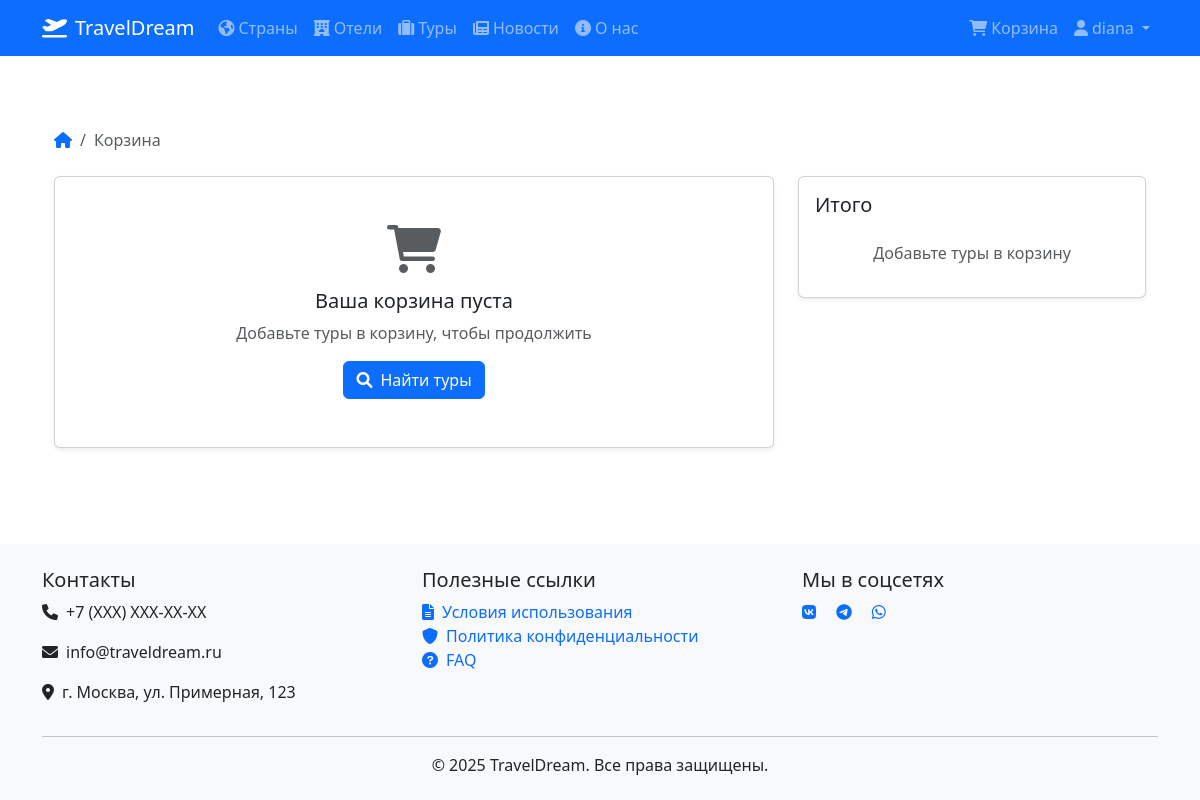
Before: /core/baskets/ (signed in) with the older database file.
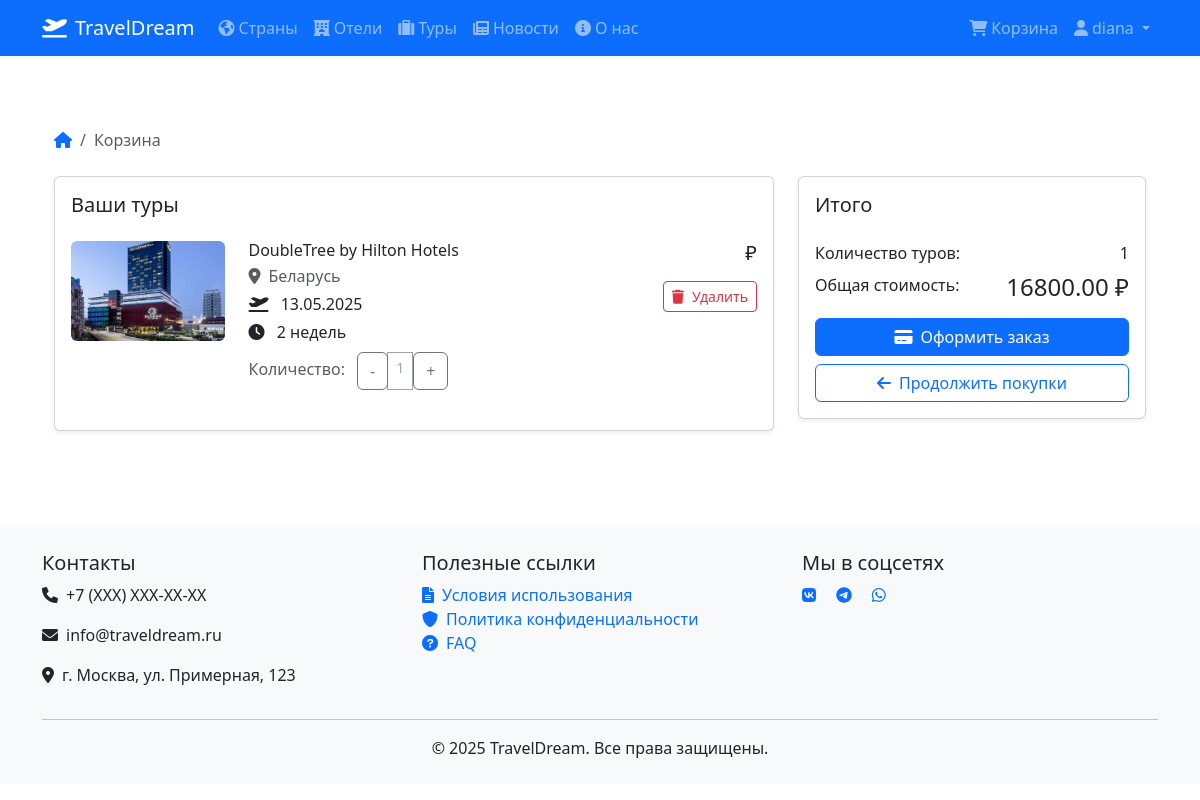
After: the same page with the newer database file.
### core/models.py (models this page shows, shortened)
class Basket(models.Model):
    user = models.ForeignKey(to=User, on_delete=models.CASCADE, verbose_name='Пользователь')
    tour = models.ForeignKey(to=TourPackage, on_delete=models.CASCADE, verbose_name='Тур')
    quantity = models.PositiveSmallIntegerField(default=1, verbose_name='Количество')
    created_timestamp = models.DateTimeField(auto_now_add=True, verbose_name='Дата создания')
    objects = BasketQuerySet.as_manager()
    class Meta:
        verbose_name = 'Корзина'
        verbose_name_plural = 'Корзины'
        unique_together = ('user', 'tour')
    def sum(self):
        return self.tour.total_price * self.quantity

class TourPackage(models.Model):
    DURATION_CHOICES = [
        (1, '1 неделя'),
        (2, '2 недели'),
        (3, '3 недели'),
        (4, '4 недели'),
    ]
    hotel = models.ForeignKey(Hotel, on_delete=models.CASCADE, verbose_name='Отель')
    duration_weeks = models.PositiveSmallIntegerField(
        choices=DURATION_CHOICES,
        verbose_name='Длительность (недели)'
    )
    departure_date = models.DateField(verbose_name='Дата отправления')
    return_date = models.DateField(verbose_name='Дата возвращения', blank=True, null=True)
    total_price = models.DecimalField(max_digits=10, decimal_places=2, verbose_name='Общая цена', blank=True)
    is_active = models.BooleanField(default=True, verbose_name='Активный тур')
    max_participants = models.PositiveIntegerField(default=20, verbose_name='Макс. участников')
    current_participants = models.PositiveIntegerField(default=0, verbose_name='Текущие участники')
    class Meta:
        verbose_name = 'Турпакет'
        verbose_name_plural = 'Турпакеты'
        ordering = ['departure_date']

class Hotel(models.Model):
    STAR_CHOICES = [
        (1, '1 звезда'),
        (2, '2 звезды'),
        (3, '3 звезды'),
        (4, '4 звезды'),
        (5, '5 звезд'),
    ]
    country = models.ForeignKey(Country, on_delete=models.CASCADE, verbose_name='Страна')
    name = models.CharField(max_length=100, verbose_name='Название отеля')
    stars = models.PositiveSmallIntegerField(choices=STAR_CHOICES, verbose_name='Звездность')
    price_per_day = models.DecimalField(max_digits=10, decimal_places=2, verbose_name='Цена за день')
    description = models.TextField(verbose_name='Описание отеля', blank=True)
    amenities = models.TextField(verbose_name='Удобства', blank=True)
    image = models.ImageField(upload_to='hotels/', verbose_name='Изображение', null=True, blank=True)
    available_rooms = models.PositiveIntegerField(default=0, verbose_name='Доступные номера')
    class Meta:
        verbose_name = 'Отель'
        verbose_name_plural = 'Отели'

class Country(models.Model):
    name = models.CharField(max_length=100, verbose_name='Название страны')
    winter_climate = models.CharField(max_length=100, verbose_name='Зимний климат')
    summer_climate = models.CharField(max_length=100, verbose_name='Летний климат')
    description = models.TextField(verbose_name='Описание страны', blank=True)
    image = models.ImageField(upload_to='countries/', verbose_name='Изображение', null=True, blank=True)
    weather_data = models.JSONField(blank=True, null=True, verbose_name='Данные о погоде')
    weather_last_updated = models.DateTimeField(null=True, blank=True, verbose_name='Последнее обновление погоды')
    capital = models.CharField(max_length=100, verbose_name='Столица', blank=True, null=True)
    class Meta:
        verbose_name = 'Страна'
        verbose_name_plural = 'Страны'

### core/views.py (the view)
# urls.py: path('baskets/', basket_detail_view, name='basket_detail'),
@login_required
def basket_detail_view(request):
    baskets = Basket.objects.filter(user=request.user)
    total = baskets.total_sum() if baskets else 0
    return render(request, 'core/baskets_detail.html', {
        'baskets': baskets,
        'total': total
    })

### core/models.py (called while the page is built)
    def total_sum(self):
        return sum(basket.sum() for basket in self)

### core/templates/core/baskets_detail.html (shortened to what the changed rows need)
{% extends 'core/base.html' %}
{% load static %}
{% block content %}
<div class="container py-5">
    <div class="row">
        <div class="col-lg-8">
            {% if baskets %}
            <div class="card shadow-sm mb-4">
                <div class="card-body">
                    <h5 class="card-title mb-4">Ваши туры</h5>
                    {% for basket in baskets %}
                    <div class="basket-item mb-4 {% if not forloop.last %}border-bottom pb-4{% endif %}">
                        <div class="row">
                            <div class="col-md-3">
                                {% if basket.tour.hotel.image %}
                                <img src="{{ basket.tour.hotel.image.url }}" alt="{{ basket.tour.hotel.name }}"
                                     class="img-fluid rounded" style="object-fit: cover; height: 100px; width: 100%;">
                                {% else %}
                                <img src="{% static 'images/default-hotel.jpg' %}" alt="Default hotel image"
                                     class="img-fluid rounded" style="object-fit: cover; height: 100px; width: 100%;">
                                {% endif %}
                            </div>
                            <div class="col-md-6">
                                <h6 class="mb-1">{{ basket.tour.hotel.name }}</h6>
                                <p class="text-muted mb-1">
                                    <i class="fas fa-map-marker-alt me-2"></i>{{ basket.tour.hotel.country.name }}
                                </p>
                                <p class="mb-1">
                                    <i class="fas fa-plane-departure me-2"></i>
                                    {{ basket.tour.departure_date|date:"d.m.Y" }}
                                </p>
                                <p class="mb-1">
                                    <i class="fas fa-clock me-2"></i>
                                    {{ basket.tour.duration_weeks }} {% if basket.tour.duration_weeks == 1 %}неделя{% else %}недель{% endif %}
                                </p>
                                <div class="mt-2">
                                    <span class="text-muted">Количество:</span>
                                    <div class="btn-group btn-group-sm ms-2" role="group">
                                        <form action="{% url 'core:basket_remove' basket.id %}" method="post" style="display: inline;">
                                            <button type="submit" class="btn btn-outline-secondary">-</button>
                                        </form>
                                        <span class="btn btn-outline-secondary disabled">{{ basket.quantity }}</span>
                                        <form action="{% url 'core:basket_add' basket.tour.id %}" method="post" style="display: inline;">
                                            <button type="submit" class="btn btn-outline-secondary"
                                                    {% if basket.quantity >= 5 %}disabled{% endif %}>+</button>
                                        </form>
                                    </div>
                                </div>
                            </div>
                            <div class="col-md-3 text-end">
                                <p class="h5 mb-3">{{ basket.total_price }} ₽</p>
                                <form action="{% url 'core:basket_remove' basket.id %}" method="post">
                                    <button type="submit" class="btn btn-outline-danger btn-sm">
                                        <i class="fas fa-trash me-2"></i>Удалить
                                    </button>
                                </form>
                            </div>
                        </div>
                    </div>
                    {% endfor %}
                </div>
            </div>
            {% else %}
            <div class="card shadow-sm mb-4">
                <div class="card-body text-center py-5">
                    <i class="fas fa-shopping-cart fa-3x text-muted mb-3"></i>
                    <h5>Ваша корзина пуста</h5>
                    <p class="text-muted">Добавьте туры в корзину, чтобы продолжить</p>
                    <a href="{% url 'core:tour_list' %}" class="btn btn-primary">
                        <i class="fas fa-search me-2"></i>Найти туры
                    </a>
                </div>
            </div>
            {% endif %}
        </div>
        <div class="col-lg-4">
            <div class="card shadow-sm">
                <div class="card-body">
                    {% if baskets %}
                    <div class="d-flex justify-content-between mb-2">
                        <span>Количество туров:</span>
                        <span>{{ baskets|length }}</span>
                    </div>
                    <div class="d-flex justify-content-between mb-3">
                        <span>Общая стоимость:</span>
                        <span class="h4 mb-0">{{ total }} ₽</span>
                    </div>
                    <div class="d-grid gap-2">
                        <a href="{% url 'core:checkout' %}" class="btn btn-primary">
                            <i class="fas fa-credit-card me-2"></i>Оформить заказ
                        </a>
                        <a href="{% url 'core:tour_list' %}" class="btn btn-outline-primary">
                            <i class="fas fa-arrow-left me-2"></i>Продолжить покупки
                        </a>
                    </div>
                    {% else %}
                    <div class="text-center text-muted">
                        <p>Добавьте туры в корзину</p>
                    </div>
                    {% endif %}
                </div>
            </div>
        </div>
    </div>
</div>
{% endblock %}

Changed rows visible on the page:
added Basket: tour.hotel.image (picture), tour.hotel.name "DoubleTree by Hilton Hotels", tour.hotel.country.name "Беларусь", tour.departure_date "13.05.2025", tour.duration_weeks "2", shows "недель", quantity "1"
Other visible differences:
{{ baskets|length }}: (not shown) → "1"
{{ total }}: (not shown) → "16800.00"
text no longer shown: "Ваша корзина пуста Добавьте туры в корзину, чтобы продолжить Найти туры Добавьте туры в корзину"
text now shown: "Ваши туры Количество туров: Общая стоимость: ₽ Оформить заказ Продолжить покупки"
